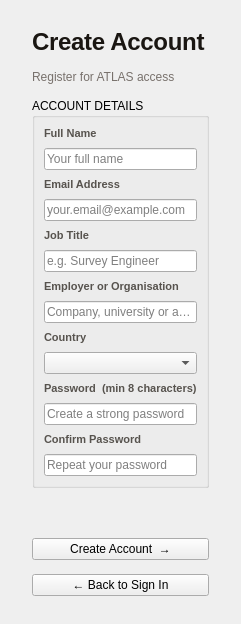
     <widget class="QWidget" name="page_signup">
      <layout class="QVBoxLayout" name="verticalLayout_signup">
       <property name="leftMargin"><number>32</number></property>
       <property name="topMargin"><number>28</number></property>
       <property name="rightMargin"><number>32</number></property>
       <property name="bottomMargin"><number>28</number></property>
       <property name="spacing"><number>14</number></property>

       <item>
        <widget class="QLabel" name="label_signup_title">
         <property name="text"><string>Create Account</string></property>
         <property name="styleSheet"><string>font-size: 24px; font-weight: 700; color: #1a1612; letter-spacing: -0.3px;</string></property>
        </widget>
       </item>
       <item>
        <widget class="QLabel" name="label_signup_subtitle">
         <property name="text"><string>Register for ATLAS access</string></property>
         <property name="styleSheet"><string>font-size: 12px; color: #78716c;</string></property>
        </widget>
       </item>

       <item>
        <widget class="QGroupBox" name="groupbox_signup">
         <property name="title"><string>ACCOUNT DETAILS</string></property>
         <layout class="QVBoxLayout" name="vl_signup_form">
          <property name="spacing"><number>8</number></property>
          <item>
           <widget class="QLabel" name="label_sn_name">
            <property name="text"><string>Full Name</string></property>
            <property name="styleSheet"><string>font-size: 11px; font-weight: 600; color: #57534e;</string></property>
           </widget>
          </item>
          <item>
           <widget class="QLineEdit" name="input_signup_name">
            <property name="placeholderText"><string>Your full name</string></property>
           </widget>
          </item>
          <item>
           <widget class="QLabel" name="label_sn_email">
            <property name="text"><string>Email Address</string></property>
            <property name="styleSheet"><string>font-size: 11px; font-weight: 600; color: #57534e;</string></property>
           </widget>
          </item>
          <item>
           <widget class="QLineEdit" name="input_signup_email">
            <property name="placeholderText"><string>your.email@example.com</string></property>
           </widget>
          </item>
          <item>
           <widget class="QLabel" name="label_sn_jobtitle">
            <property name="text"><string>Job Title</string></property>
            <property name="styleSheet"><string>font-size: 11px; font-weight: 600; color: #57534e;</string></property>
           </widget>
          </item>
          <item>
           <widget class="QLineEdit" name="input_signup_jobtitle">
            <property name="placeholderText"><string>e.g. Survey Engineer</string></property>
           </widget>
          </item>
          <item>
           <widget class="QLabel" name="label_sn_org">
            <property name="text"><string>Employer or Organisation</string></property>
            <property name="styleSheet"><string>font-size: 11px; font-weight: 600; color: #57534e;</string></property>
           </widget>
          </item>
          <item>
           <widget class="QLineEdit" name="input_signup_org">
            <property name="placeholderText"><string>Company, university or agency</string></property>
           </widget>
          </item>
          <item>
           <widget class="QLabel" name="label_sn_country">
            <property name="text"><string>Country</string></property>
            <property name="styleSheet"><string>font-size: 11px; font-weight: 600; color: #57534e;</string></property>
           </widget>
          </item>
          <item>
           <widget class="QComboBox" name="combo_signup_country"/>
          </item>
          <item>
           <widget class="QLabel" name="label_sn_password">
            <property name="text"><string>Password  (min 8 characters)</string></property>
            <property name="styleSheet"><string>font-size: 11px; font-weight: 600; color: #57534e;</string></property>
           </widget>
          </item>
          <item>
           <widget class="QLineEdit" name="input_signup_password">
            <property name="echoMode"><enum>QLineEdit::Password</enum></property>
            <property name="placeholderText"><string>Create a strong password</string></property>
           </widget>
          </item>
          <item>
           <widget class="QLabel" name="label_sn_confirm">
            <property name="text"><string>Confirm Password</string></property>
            <property name="styleSheet"><string>font-size: 11px; font-weight: 600; color: #57534e;</string></property>
           </widget>
          </item>
          <item>
           <widget class="QLineEdit" name="input_signup_confirm">
            <property name="echoMode"><enum>QLineEdit::Password</enum></property>
            <property name="placeholderText"><string>Repeat your password</string></property>
           </widget>
          </item>
         </layout>
        </widget>
       </item>

       <item>
        <widget class="QLabel" name="label_signup_error">
         <property name="text"><string></string></property>
         <property name="visible"><bool>false</bool></property>
         <property name="wordWrap"><bool>true</bool></property>
        </widget>
       </item>

       <item>
        <spacer>
         <property name="orientation"><enum>Qt::Vertical</enum></property>
         <property name="sizeHint" stdset="0"><size><width>20</width><height>8</height></size></property>
        </spacer>
       </item>

       <item>
        <widget class="QPushButton" name="btn_do_signup">
         <property name="text"><string>Create Account  →</string></property>
         <property name="minimumHeight"><number>44</number></property>
        </widget>
       </item>
       <item>
        <widget class="QPushButton" name="btn_signup_back">
         <property name="text"><string>← Back to Sign In</string></property>
         <property name="minimumHeight"><number>36</number></property>
        </widget>
       </item>
      </layout>
     </widget>
